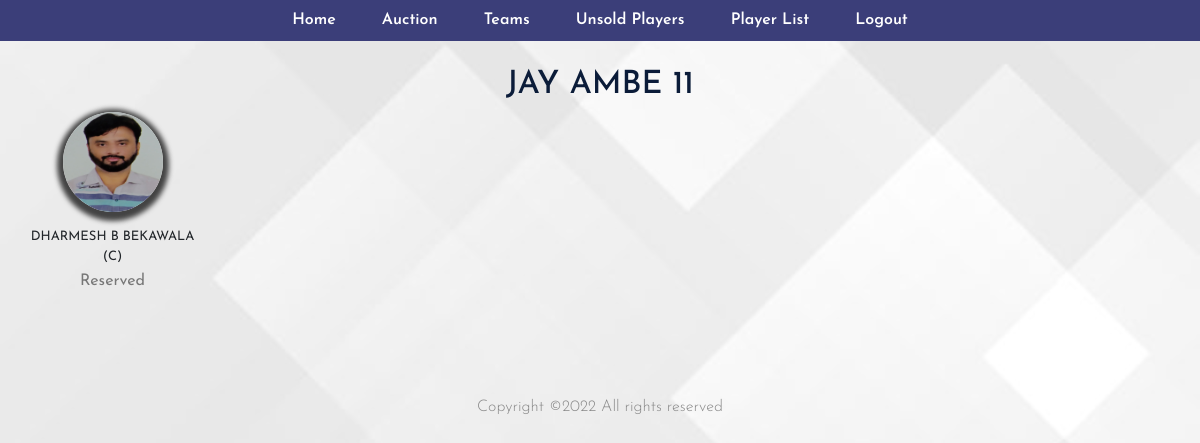
The app's page /front/team_players.php?id=1 with its own data.
### tables this page shows
CREATE TABLE IF NOT EXISTS `teams_players` (
  `id` int(11) NOT NULL AUTO_INCREMENT,
  `team_id` int(11) NOT NULL,
  `player_id` int(11) NOT NULL,
  `tournament_id` int(11) NOT NULL,
  `sold_points` int(11) NOT NULL DEFAULT '0',
  `is_captain` int(11) NOT NULL DEFAULT '0',
  `status` varchar(15) NOT NULL COMMENT 'Reserved / Sold',
  `created` datetime NOT NULL DEFAULT CURRENT_TIMESTAMP,
  PRIMARY KEY (`id`)
);

CREATE TABLE IF NOT EXISTS `teams` (
  `id` int(11) NOT NULL AUTO_INCREMENT,
  `name` varchar(200) NOT NULL,
  `shortname` varchar(10) NOT NULL,
  `ownername` varchar(200) DEFAULT NULL,
  `companyname` varchar(200) DEFAULT NULL,
  `team_logo` varchar(100) NOT NULL,
  `budget_point` int(11) NOT NULL DEFAULT '0',
  `status` int(11) NOT NULL DEFAULT '1' COMMENT '1-Active,2- InActive',
  `tournament_id` int(11) NOT NULL,
  `created` datetime NOT NULL DEFAULT CURRENT_TIMESTAMP,
  `last_modified` datetime DEFAULT NULL,
  `last_update_by_admin_id` int(11) NOT NULL,
  PRIMARY KEY (`id`)
);

CREATE TABLE IF NOT EXISTS `players` (
  `id` int(11) NOT NULL AUTO_INCREMENT,
  `name` varchar(100) NOT NULL,
  `previous_team` varchar(100) DEFAULT NULL,
  `formno` varchar(20) DEFAULT NULL,
  `memberno` varchar(20) DEFAULT NULL,
  `age` int(11) DEFAULT NULL,
  `phone` varchar(50) DEFAULT NULL,
  `photo` varchar(150) DEFAULT 'no_photo.jpg',
  `batting_style` varchar(200) NOT NULL DEFAULT 'No' COMMENT 'No / LEFT HAND/ RIGHT HAND',
  `bowling_style` varchar(200) NOT NULL DEFAULT 'No' COMMENT 'No/LEFT ARM FASTER/RIGHT ARM FASTER/LEFT ARM SPIN/RIGHT ARM SPIN/LEFT ARM MEDIUM FAST/RIGHT ARM MEDIUM FAST',
  `is_wk` varchar(10) NOT NULL DEFAULT 'No' COMMENT 'No, Yes',
  `status` int(11) NOT NULL DEFAULT '1' COMMENT '1. Active 2. InActive',
  `created` varchar(50) DEFAULT NULL,
  PRIMARY KEY (`id`)
);

### front/config/functions.php (called while the page is built, shortened)
<?php
require_once('db.class.php');
function getTeamPlayer($id){
    if(!empty($id)){
        $db = new database;
		$where = "where t.id = ".$id;
        $sql1 = "SELECT t.name as team_name,p.name as player_name,a.is_captain,p.is_wk,a.sold_points,a.status,p.photo
        FROM `teams` as `t`
        inner join `teams_players` as `a` on `t`.`id` = `a`.`team_id`
        inner join `players` as `p` on `p`.`id` = `a`.`player_id` ".$where." order by a.is_captain desc";
        return $db->get_results($sql1);
    }else{
        return 0;
    }
}
?>

### front/config/db.class.php (called while the page is built, shortened)
<?php
class database {
	private $connection;
	function database($db_host='', $db_user='', $db_pass='', $db_name='') {
		$this->connection = mysqli_connect($db_host, $db_user, $db_pass, $db_name);
	}
    function get_results($selectSql, $data_type = null, $resultType = "") {
        $resource = mysqli_query($this->connection,$selectSql) or die('Error while executing get result query: ' . mysqli_error($this->connection));
        $result = array();
        while ($row = mysqli_fetch_assoc($resource)) {
            $result[] = $row;
        }
        if ($data_type == 'json') {
            return json_encode($result);
        } else {
            return $result;
        }
    }
}
?>

### front/team_players.php (the view, shortened to what this page needs)
<?php
require_once('header.php');
$team_players = getTeamPlayer($_REQUEST['id']);
$teamname = $team_players[0]['team_name'];
?>
<section>
    <div class="container-fluid">
        <div class="row teamplayerPage">
                <div class="col-sm-12 col-md-12">
                    <h2><center><?= $teamname; ?></center></h2>
                </div>
                <?php foreach($team_players as $data){ ?>
                    <div class="col-sm-2 col-md-2">
                        <div class="playesDataWrapper">
                            <img class="playerImg" src="../common_uploads/players/<?= $data['photo']; ?>" />
                            <div class="playerInner">
                                <span>
                                    <?php echo strtoupper($data['player_name']);?>
                                    <?= $data['is_captain']==1?" (C)": "" ?>
                                </span>
                                <p>
                                <?= $data['status']=='Reserved'?$data['status']: "Points: ".$data['sold_points'] ?>
                                </p>
                            </div>
                        </div>
                    </div>
                <?php } ?>
        </div>
    </div>
</section>
<?php require_once('footer.php'); ?>

### front/assets/css/custom_style.css (style rules this page uses)
body { background-image: url("../../../common_uploads/bg.jpg"); background-position: center; background-size: cover; width: 100%; font-size: 13px; font-family: "Josefin Sans",sans-serif; }
p { font-family: "Josefin Sans",sans-serif; }
.teamplayerPage { margin: 25px 0; }
.playesDataWrapper { text-align: center; margin-bottom: 20px; }
.playesDataWrapper .playerInner { padding-top: 15px; }
.playesDataWrapper .playerImg { width: 100px; height: 100px; box-shadow: 0px 3px 5px 6px #434343; border-radius: 50%; margin: 0 auto; }

### records on screen
teams_players: team.name "JAY AMBE 11", player.photo (picture), player.name "DHARMESH B BEKAWALA", is_captain "(C)", status "Reserved"
